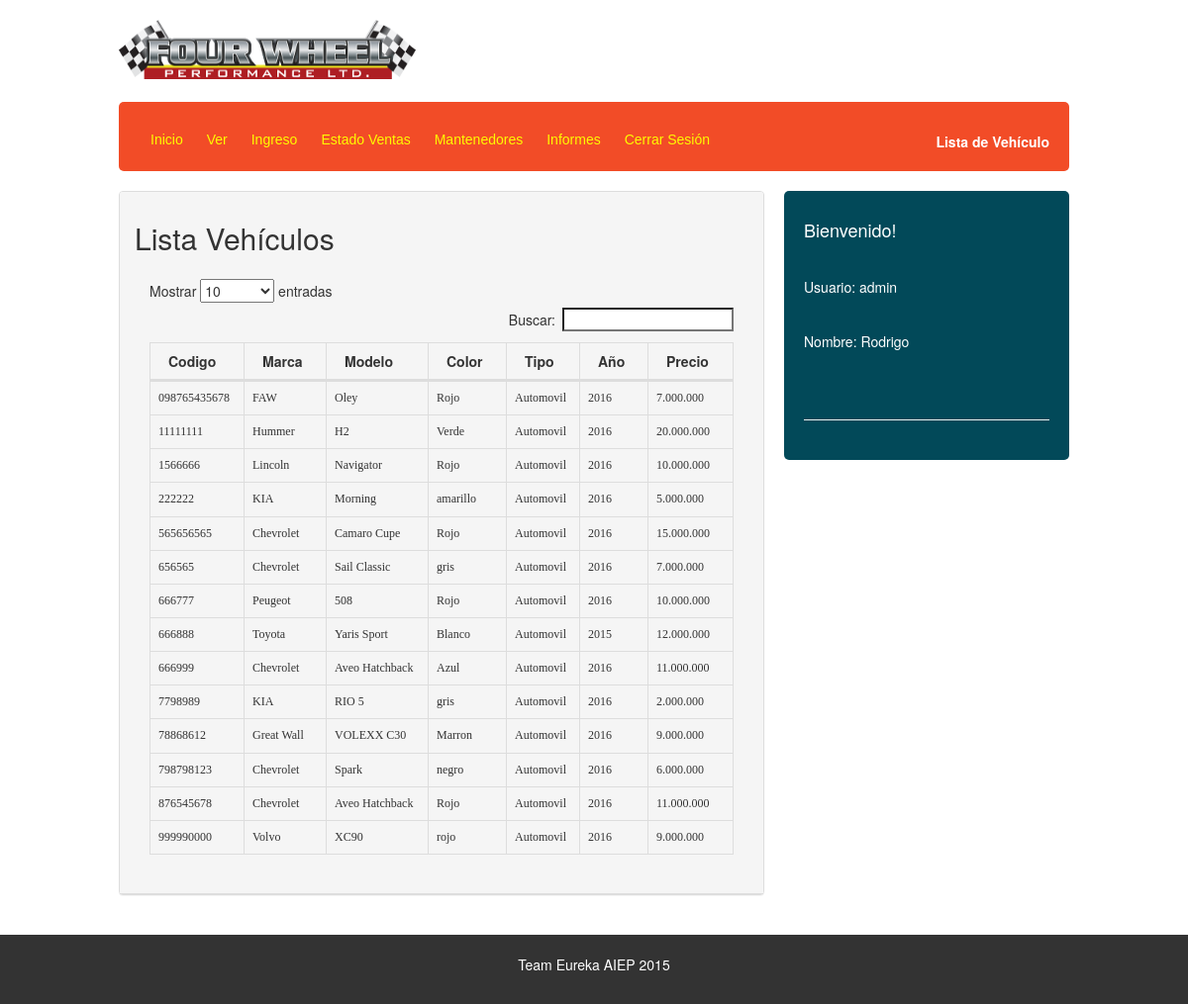
The page /administracion/list_vehiculo.php (signed in) on the database its author committed.
### tables this page shows
CREATE TABLE IF NOT EXISTS `vehiculo` (
  `id_vehiculo` varchar(50) NOT NULL,
  `id_modelo` int(11) DEFAULT NULL,
  `color_vehiculo` varchar(30) DEFAULT NULL,
  `precio_vehiculo` varchar(20) DEFAULT NULL,
  `tipo_vehiculo` varchar(30) DEFAULT NULL,
  `anno_vehiculo` varchar(4) DEFAULT NULL,
  `estado_vehiculo` varchar(20) DEFAULT NULL
);

CREATE TABLE IF NOT EXISTS `marca` (
`id_marca` int(11) NOT NULL,
  `nom_marca` varchar(30) DEFAULT NULL
);

CREATE TABLE IF NOT EXISTS `modelo` (
`id_modelo` int(11) NOT NULL,
  `nom_modelo` varchar(30) DEFAULT NULL,
  `id_marca` int(11) DEFAULT NULL
);

### php/seguridad.php (called while the page is built, shortened)
<?php
	$user = $_SESSION["user"];
	$nombre = $_SESSION["nombre"];
?>

### administracion/list_vehiculo.php (the view, shortened to what this page needs)
<?php
	include("../php/seguridad.php");
	include("../php/conexion.php");
	$sql_vehiculo = "SELECT vehiculo.id_vehiculo, marca.nom_marca, modelo.nom_modelo, vehiculo.color_vehiculo, vehiculo.tipo_vehiculo, vehiculo.anno_vehiculo, vehiculo.precio_vehiculo
		FROM vehiculo
		INNER JOIN modelo
		ON vehiculo.id_modelo = modelo.id_modelo
		INNER JOIN marca
		ON modelo.id_marca = marca.id_marca;";
	$resultado = mysqli_query($conexion, $sql_vehiculo);
?>
<!DOCTYPE html>
<html lang="en">
<head>
	<link rel="stylesheet" href="../css/style_adm.css">
	<link rel="stylesheet" type="text/css" href="../css/bootstrap.css">
    <link href="../css/dataTables.bootstrap.css" rel="stylesheet">
    <link href="../css/dataTables.responsive.css" rel="stylesheet">
</head>
<body>
<?php include('../theme/header_adm.php'); ?>
    <section class="main">
		<div class="wrapp">
			<div class="mensaje">
				<?php include("menu.php"); ?>
                <p style="text-align:right; text-size: 18px;"><strong>Lista de Veh&iacute;culo</strong></p>
			</div>
			<div class="articulo">
				<article>
					<div class="panel panel-default">
						<div class="panel-heading"><h2>Lista Veh&iacute;culos</h2>
							<div class="panel-body">
								<div class="table_responsive">
									<table class="table atriped table-bordered table-hover" id="dataTables-example">
										<thead>
											<tr>
												<th>Codigo</th>
												<th>Marca</th>
												<th>Modelo</th>
												<th>Color</th>
												<th>Tipo</th>
												<th>Año</th>
												<th>Precio</th>
											</tr>
										</thead>
										<tbody>
												<?php
												while($row_veh=mysqli_fetch_row($resultado)){
													echo "<tr>";
													echo "<td>$row_veh[0]</td>";
													echo "<td>$row_veh[1]</td>";
													echo "<td>$row_veh[2]</td>";
													echo "<td>$row_veh[3]</td>";
													echo "<td>$row_veh[4]</td>";
													echo "<td>$row_veh[5]</td>";
													echo "<td>$row_veh[6]</td>";
													echo "</tr>";
												}?>
										</tbody>
									</table>
								</div>
							</div>
						</div>
					</div>
				</article>
			</div>
			<aside>
				<div class="widget">
					<h4>Bienvenido! </h4><br/>
					<h5><?php echo "Usuario: $user" ?></h5><br>
					<h5><?php echo "Nombre: $nombre" ?></h5><br>
                    <br>
                    <hr width=100%>
				</div>
			</aside>
		</div>
	</section>
	<footer>
		<div class="wrapp">
			<p>Team Eureka AIEP 2015</p>
		</div>
	</footer>
</body>
</html>

### theme/header_adm.php
<header>
    <div class="wrapp">
        <div class="logo">
            <a href="admin.php"><img src="../images/fwp_logo2.png" alt="FourWheels" width="500" height="60"></a>
        </div>
     </div>
</header>

### administracion/menu.php (shortened to what this page needs)
<ul class="menu">
    <li><a href="admin.php">Inicio</a></li>
    <li><a href="#">Ver</a>
    </li>
    <li><a href="#">Ingreso</a>
     </li>
    <li><a href="#">Estado Ventas</a>
     </li>
        <li><a href="#">Mantenedores</a>
     </li>
    <li><a href="#">Informes</a>
     </li>
    <li><a href="../">Cerrar Sesión</a></li>
</ul>

### css/style_adm.css (style rules this page uses)
.menu > li { float: left; list-style: none; }
.menu li a { background: #F24C27; color:#fefb01; display: block; border: 0px solid; padding: 10px 12px; text-decoration: none; font: normal 14px Arial, Helvetica, sans-serif; }
* { -webkit-box-sizing: border-box; -moz-box-sizing: border-box; box-sizing: border-box; margin:0px; padding:0px; }
body { background:#f2f2f2; color:#333; font-family:Arial, helvetica, sans-serif; }
a { text-decoration: none; color:#F24C27; }
.wrapp { max-width: 1000px; width:80%; margin:auto; overflow: hidden; }
header { width: 100%; height: 83px; padding:20px 0; background: #fff; overflow: hidden; }
.logo { width: 300px; float: left; }
.logo img { width:100%; vertical-align: top; }
.mensaje { background:#F24C27; padding:20px; color:#fff; margin:20px 0; border-radius:5px; height: 70px; }
.articulo { float: left; width: 70%; padding:0px 20px 20px 0px; }
td { font-family: tahoma; font-size: 12px; padding: 5px; }
aside { float: left; width: 30%; background:#024959; color:#fff; padding:20px; border-radius:5px; }
footer { width: 100%; background:#333; padding:20px 0; color:#fff; }
footer p { text-align:center; }

### rows shown on the page
vehiculo: id_vehiculo "098765435678", marca.nom_marca "FAW", id_modelo.nom_modelo "Oley", color_vehiculo "Rojo", tipo_vehiculo "Automovil", anno_vehiculo "2016", precio_vehiculo "7.000.000"
vehiculo: id_vehiculo "11111111", marca.nom_marca "Hummer", id_modelo.nom_modelo "H2", color_vehiculo "Verde", tipo_vehiculo "Automovil", anno_vehiculo "2016", precio_vehiculo "20.000.000"
vehiculo: id_vehiculo "1566666", marca.nom_marca "Lincoln", id_modelo.nom_modelo "Navigator", color_vehiculo "Rojo", tipo_vehiculo "Automovil", anno_vehiculo "2016", precio_vehiculo "10.000.000"
vehiculo: id_vehiculo "222222", marca.nom_marca "KIA", id_modelo.nom_modelo "Morning", color_vehiculo "amarillo", tipo_vehiculo "Automovil", anno_vehiculo "2016", precio_vehiculo "5.000.000"
vehiculo: id_vehiculo "565656565", marca.nom_marca "Chevrolet", id_modelo.nom_modelo "Camaro Cupe", color_vehiculo "Rojo", tipo_vehiculo "Automovil", anno_vehiculo "2016", precio_vehiculo "15.000.000"
vehiculo: id_vehiculo "656565", marca.nom_marca "Chevrolet", id_modelo.nom_modelo "Sail Classic", color_vehiculo "gris", tipo_vehiculo "Automovil", anno_vehiculo "2016", precio_vehiculo "7.000.000"
vehiculo: id_vehiculo "666777", marca.nom_marca "Peugeot", id_modelo.nom_modelo "508", color_vehiculo "Rojo", tipo_vehiculo "Automovil", anno_vehiculo "2016", precio_vehiculo "10.000.000"
vehiculo: id_vehiculo "666888", marca.nom_marca "Toyota", id_modelo.nom_modelo "Yaris Sport", color_vehiculo "Blanco", tipo_vehiculo "Automovil", anno_vehiculo "2015", precio_vehiculo "12.000.000"
vehiculo: id_vehiculo "666999", marca.nom_marca "Chevrolet", id_modelo.nom_modelo "Aveo Hatchback", color_vehiculo "Azul", tipo_vehiculo "Automovil", anno_vehiculo "2016", precio_vehiculo "11.000.000"
vehiculo: id_vehiculo "7798989", marca.nom_marca "KIA", id_modelo.nom_modelo "RIO 5", color_vehiculo "gris", tipo_vehiculo "Automovil", anno_vehiculo "2016", precio_vehiculo "2.000.000"
vehiculo: id_vehiculo "78868612", marca.nom_marca "Great Wall", id_modelo.nom_modelo "VOLEXX C30", color_vehiculo "Marron", tipo_vehiculo "Automovil", anno_vehiculo "2016", precio_vehiculo "9.000.000"
vehiculo: id_vehiculo "798798123", marca.nom_marca "Chevrolet", id_modelo.nom_modelo "Spark", color_vehiculo "negro", tipo_vehiculo "Automovil", anno_vehiculo "2016", precio_vehiculo "6.000.000"
vehiculo: id_vehiculo "876545678", marca.nom_marca "Chevrolet", id_modelo.nom_modelo "Aveo Hatchback", color_vehiculo "Rojo", tipo_vehiculo "Automovil", anno_vehiculo "2016", precio_vehiculo "11.000.000"
vehiculo: id_vehiculo "999990000", marca.nom_marca "Volvo", id_modelo.nom_modelo "XC90", color_vehiculo "rojo", tipo_vehiculo "Automovil", anno_vehiculo "2016", precio_vehiculo "9.000.000"

### other values the page prints
$user "admin"
$nombre "Rodrigo"
